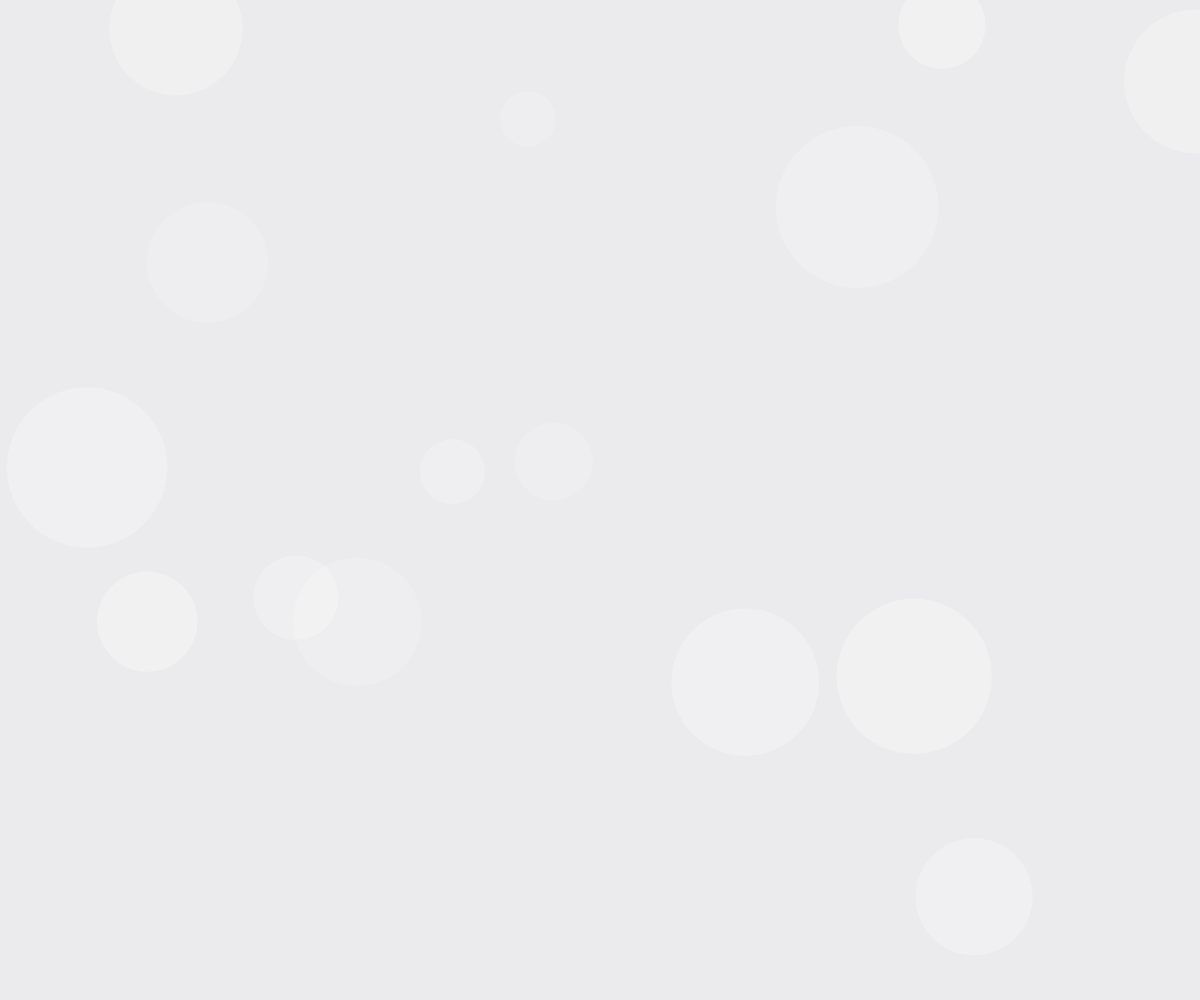
Frame 1 (no input)
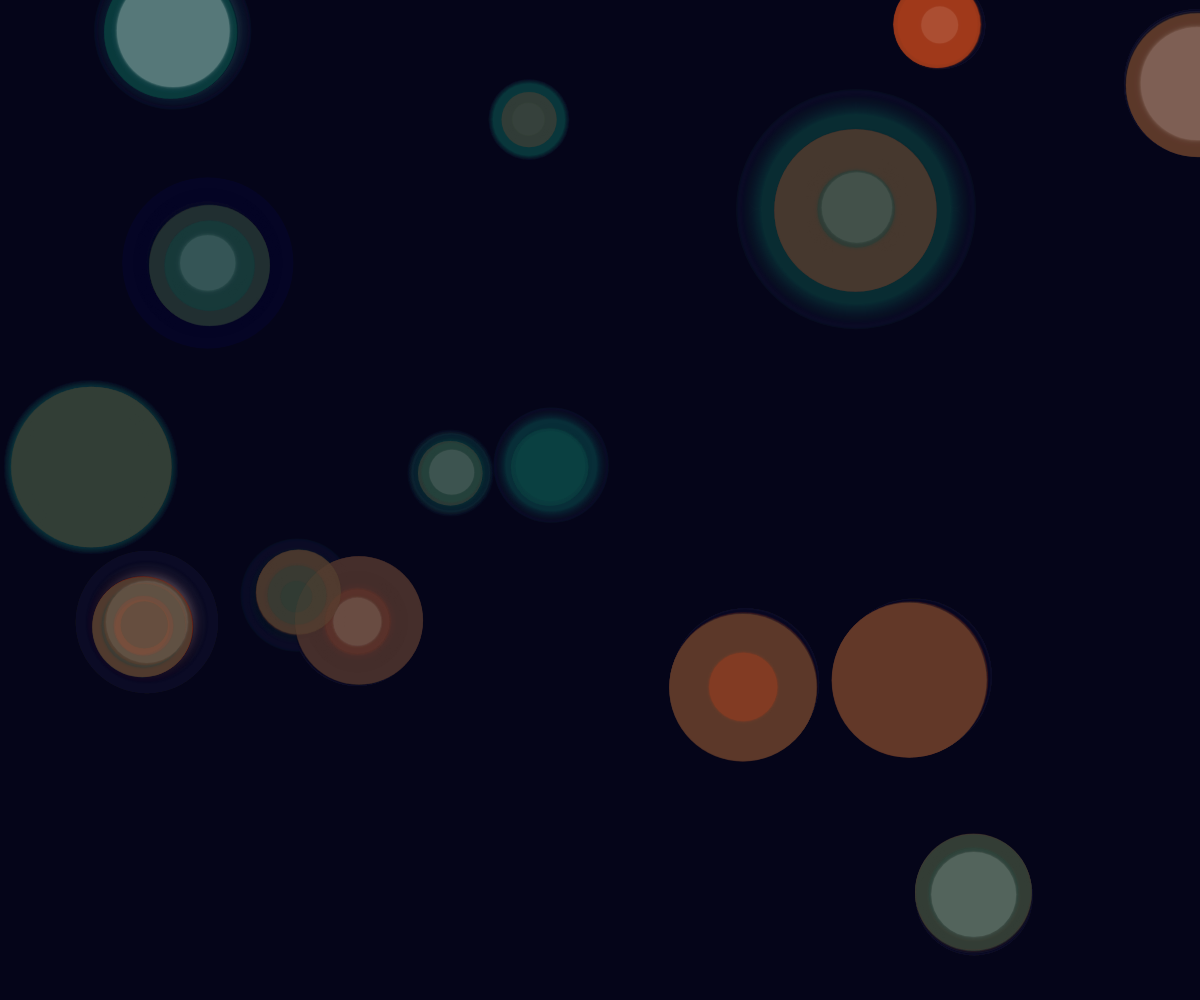
Frame 60 (no input)
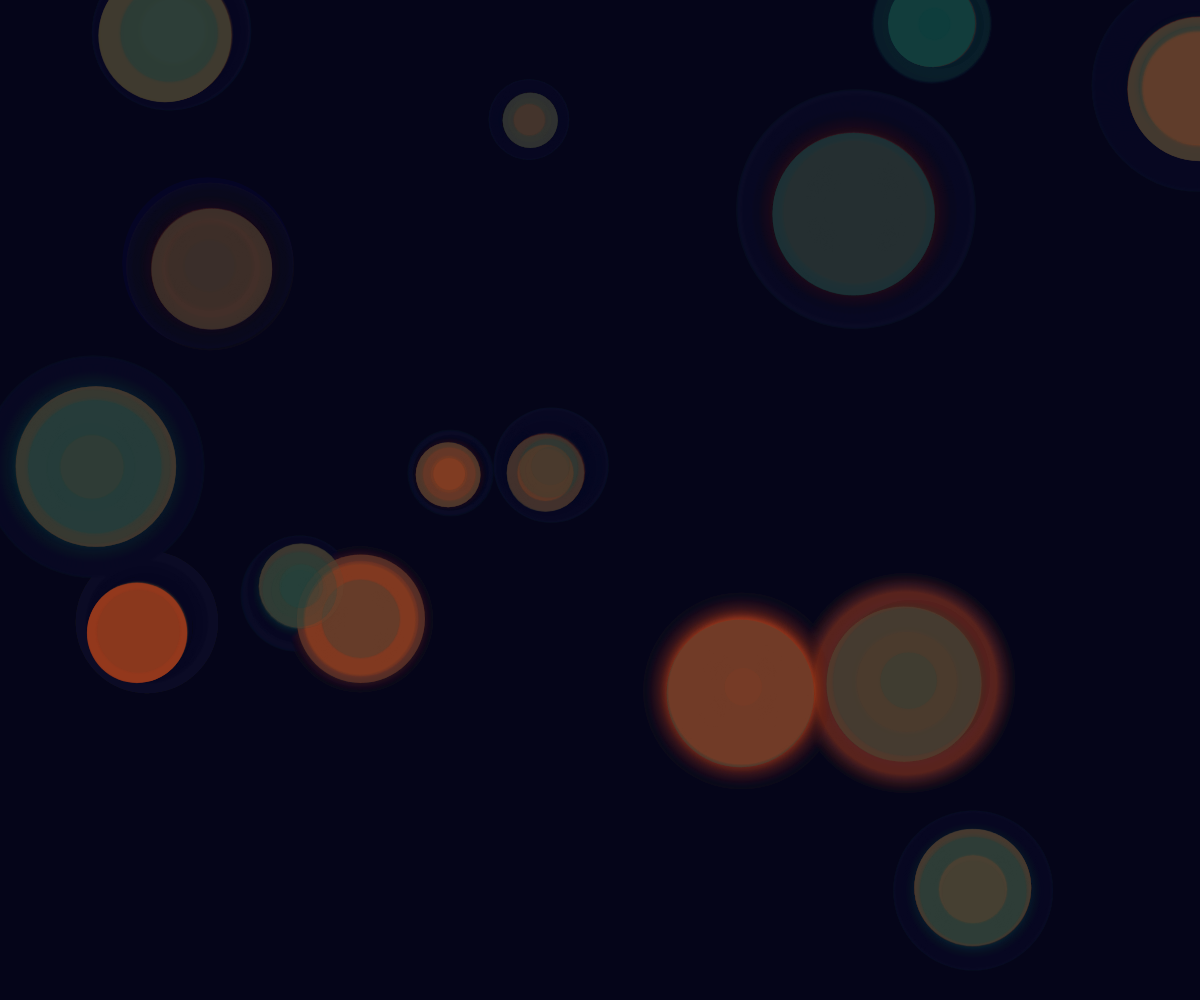
Frame 120 (the mouse pressed at the canvas centre since frame 60)

The p5.js sketch that drew these frames (run headless with seeded random() and noise() and a simulated clock; from frame 60 on, the mouse is pressed at the canvas centre):

// p5.js sketch
// ── sketch.js
let circles = [];
let afterimages = [];

class Circle {
  constructor() {
    this.reset();
  }
  
  reset() {
    this.x = random(width);
    this.y = random(height);
    this.size = random(50, 200);
    this.speedX = random(-0.1, 0.1);
    this.speedY = random(-0.1, 0.1);
    this.alpha = random(30, 80);
    this.color = color(255, 255, 255, this.alpha);
    this.hueShift = random(-10, 10);
  }
  
  update() {
    this.x += this.speedX;
    this.y += this.speedY;
    
    if (this.x > width + this.size) this.x = -this.size;
    if (this.x < -this.size) this.x = width + this.size;
    if (this.y > height + this.size) this.y = -this.size;
    if (this.y < -this.size) this.y = height + this.size;
  }
  
  display() {
    noStroke();
    fill(this.color);
    ellipse(this.x, this.y, this.size);
  }
}

class Afterimage {
  constructor(x, y, size, color, alpha) {
    this.x = x;
    this.y = y;
    this.size = size;
    this.color = color;
    this.alpha = alpha;
    this.decay = random(0.5, 1.0);
  }
  
  update() {
    this.alpha -= this.decay;
    this.size *= 0.99;
  }
  
  isFinished() {
    return this.alpha <= 0 || this.size <= 1;
  }
  
  display() {
    noStroke();
    fill(this.color.levels[0], this.color.levels[1], this.color.levels[2], this.alpha);
    ellipse(this.x, this.y, this.size);
  }
}

function setup() {
  createCanvas(windowWidth, windowHeight);
  frameRate(30);
  
  for (let i = 0; i < 15; i++) {
    circles.push(new Circle());
  }
}

function draw() {
  background(10, 10, 30, 20); // Semi-transparent background for trail effect
  
  // Update and display circles
  for (let circle of circles) {
    circle.update();
    circle.display();
    
    // Occasionally create an afterimage
    if (random() < 0.05) {
      let alpha = random(20, 60);
      let newColor = color(
        red(circle.color),
        green(circle.color),
        blue(circle.color),
        alpha
      );
      afterimages.push(new Afterimage(
        circle.x,
        circle.y,
        circle.size * random(0.5, 1.5),
        newColor,
        alpha
      ));
    }
  }
  
  // Update and display afterimages
  for (let i = afterimages.length - 1; i >= 0; i--) {
    afterimages[i].update();
    afterimages[i].display();
    
    if (afterimages[i].isFinished()) {
      afterimages.splice(i, 1);
    }
  }
  
  // Apply subtle color shifts to nearby circles based on afterimages
  for (let afterimage of afterimages) {
    for (let circle of circles) {
      let d = dist(afterimage.x, afterimage.y, circle.x, circle.y);
      if (d < circle.size + afterimage.size * 0.5) {
        let hueDiff = map(d, 0, circle.size + afterimage.size * 0.5, 10, 0);
        let newHue = (hue(circle.color) + afterimage.decay * (1 - hueDiff / 10)) % 360;
        circle.color = color(newHue, saturation(circle.color), brightness(circle.color), alpha(circle.color));
      }
    }
  }
}

function windowResized() {
  resizeCanvas(windowWidth, windowHeight);
}
